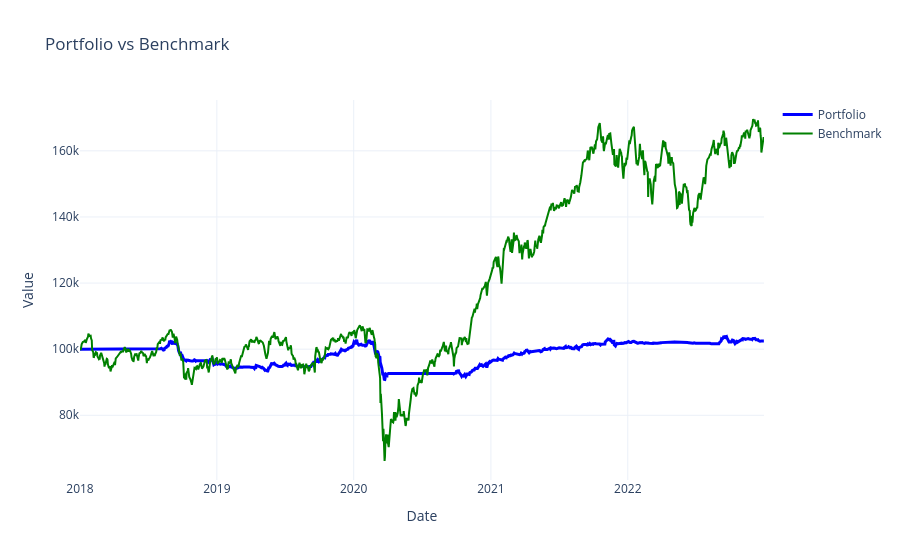

Source (notebook cell):
### Code cell
import plotly.graph_objects as go
import plotly.io as pio
benchmark_df = pd.read_csv('src/benchmark.csv', index_col=0, parse_dates=True)
benchmark_df=benchmark_df[TRADING_START_DATE:END_DATE]#HERE ALSO IF UPDATED DATE IN "backtest()"
no_of_stocks = 100000 / benchmark_df['close'].iloc[0]
benchmark_df['close'] = benchmark_df['close'] * no_of_stocks
stats_eq = pf.stats()
eq_curve = pf.value()
eq_curve=eq_curve[TRADING_START_DATE:END_DATE]
fig = go.Figure()

fig.add_trace(go.Scatter(
    x=eq_curve.index,
    y=eq_curve.values,
    mode='lines',
    name='Portfolio',
    line=dict(color='blue', width=3)
))
fig.add_trace(go.Scatter(
    x=benchmark_df.index,
    y=benchmark_df.iloc[:, 0],  # assumes benchmark is in first column
    mode='lines',
    name='Benchmark',
    line=dict(color='green', width=2)
))
fig.update_layout(
    title='Portfolio vs Benchmark',
    xaxis_title='Date',
    yaxis_title='Value',
    template='plotly_white'
)

fig.show()

### Figure 1 — Plotly figure (JSON) as saved in the notebook; plotly's stock layout.template omitted (floating-point values rounded to 4 significant figures; data arrays with more than 128 entries replaced by an {"elided": "..."} marker saying what was removed)
{"data": [{"line": {"color": "blue", "width": 3}, "mode": "lines", "name": "Portfolio", "type": "scatter", "x": {"elided": "1238 str values"}, "y": {"elided": "1238 float values"}}, {"line": {"color": "green", "width": 2}, "mode": "lines", "name": "Benchmark", "type": "scatter", "x": {"elided": "1239 str values"}, "y": {"elided": "1239 float values"}}], "layout": {"title": {"text": "Portfolio vs Benchmark"}, "xaxis": {"title": {"text": "Date"}}, "yaxis": {"title": {"text": "Value"}}}}
